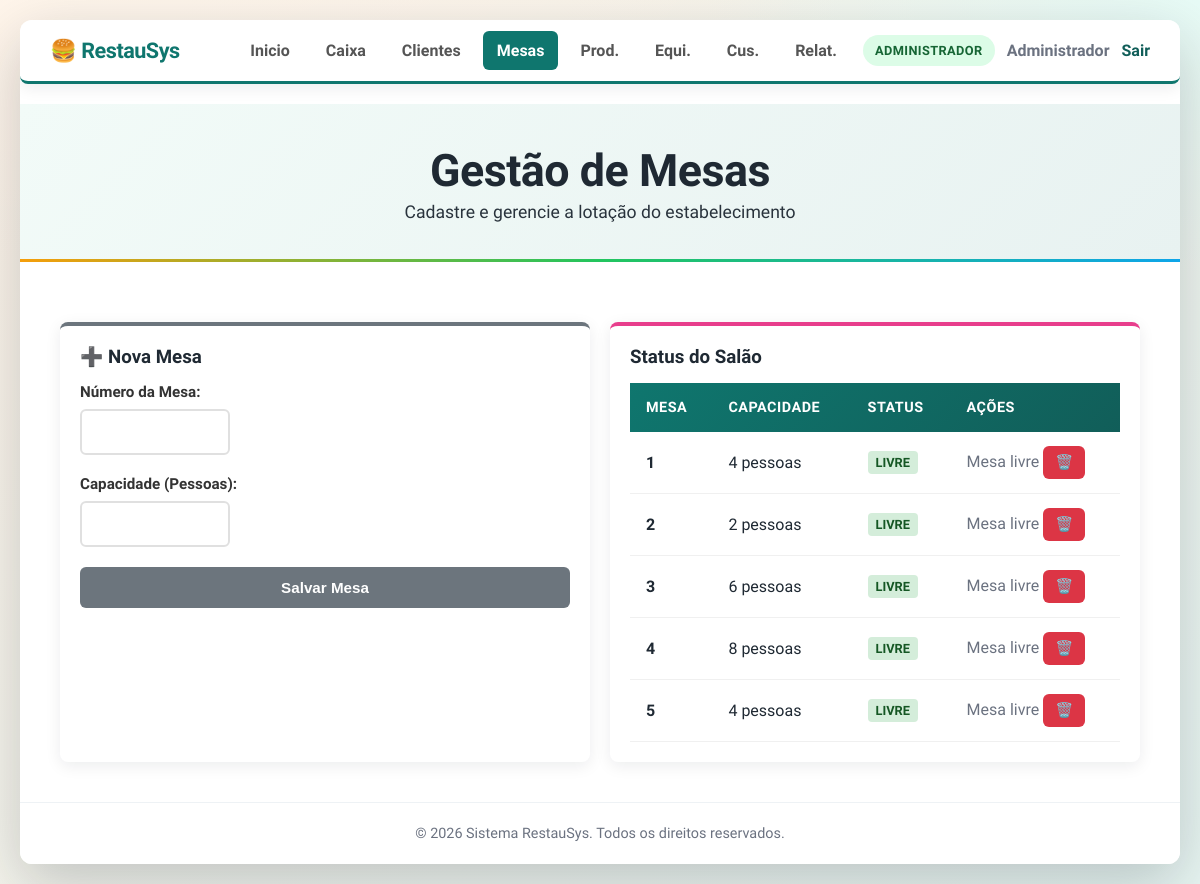
Before: /pages/mesas.php (signed in) with the older database file.
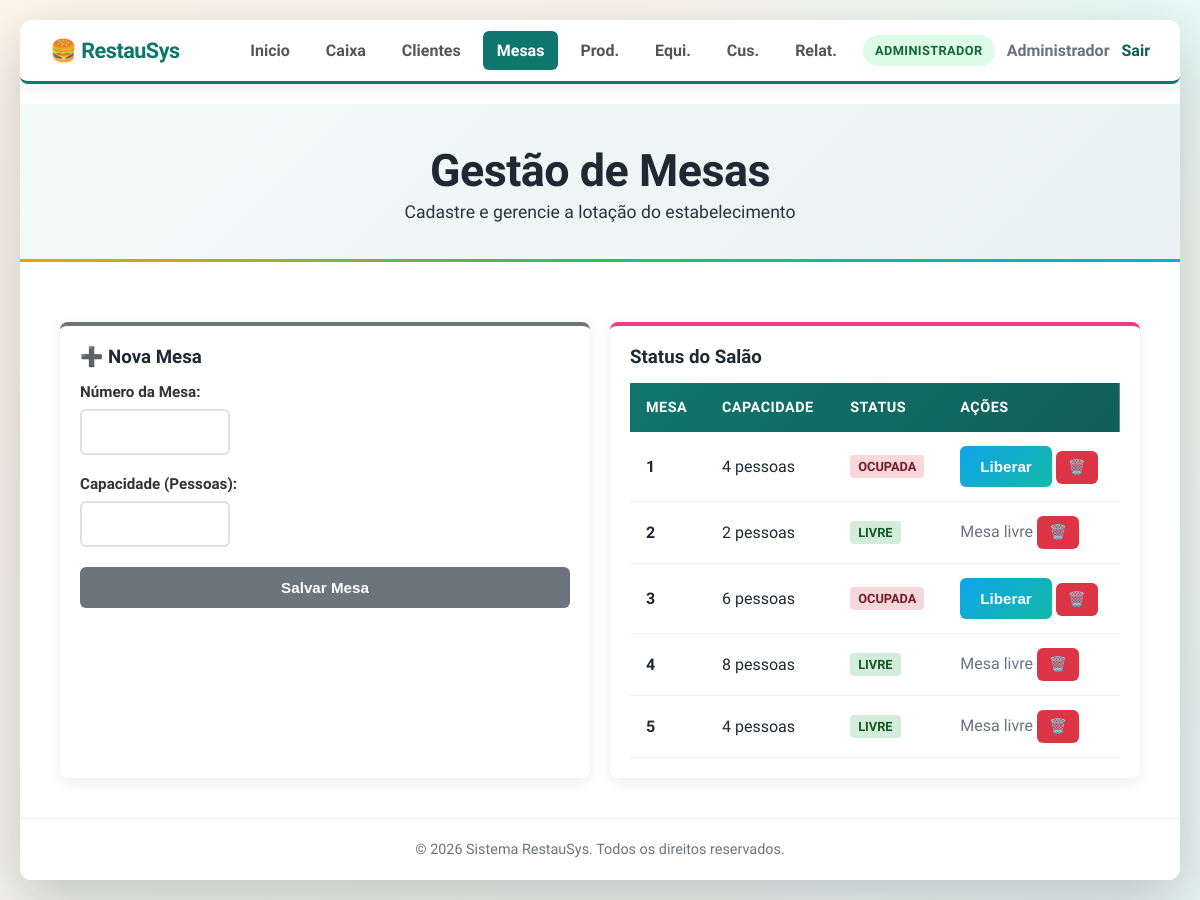
After: the same page with the newer database file.
### tables this page shows
CREATE TABLE mesas (
    id_mesa INTEGER PRIMARY KEY AUTOINCREMENT,
    numero INTEGER NOT NULL UNIQUE,
    capacidade INTEGER NOT NULL,
    status TEXT NOT NULL DEFAULT 'livre' CHECK (status IN ('livre','ocupada','reservada'))
);

### pages/mesas.php (the view, shortened to what this page needs)
<?php
require_once __DIR__ . "/../config/config.php";
$mesas = query_all("SELECT * FROM mesas ORDER BY numero ASC");
?>
<!DOCTYPE html>
<html lang="pt-BR">
<head>
    <link rel="stylesheet" href="../css/style.css">
</head>
<body>
    <div class="container">
        <header>
            <div class="header-content">
                <h1>Gestão de Mesas</h1>
                <p class="header-subtitle">Cadastre e gerencie a lotação do estabelecimento</p>
            </div>
        </header>
        <main>
            <div class="dashboard-grid">
                <?php if (usuario_admin()): ?>
                    <div class="card" style="border-top-color: #6c757d;">
                        <h3>➕ Nova Mesa</h3>
                        <form method="POST" class="formulario">
                            <div class="form-grupo">
                                <label>Número da Mesa:</label>
                                <input type="number" name="numero" required>
                            </div>
                            <div class="form-grupo">
                                <label>Capacidade (Pessoas):</label>
                                <input type="number" name="capacidade" required>
                            </div>
                            <button type="submit" class="btn " style="background: #6c757d; color: white;">Salvar Mesa</button>
                        </form>
                    </div>
                <?php endif; ?>
                <div class="card" style="border-top-color: #e83e8c;">
                    <h3>Status do Salão</h3>
                    <div style="max-height: 400px; overflow-y: auto;">
                        <table class="tabela">
                            <thead>
                                <tr>
                                    <th>Mesa</th>
                                    <th>Capacidade</th>
                                    <th>Status</th>
                                    <?php if (usuario_admin()): ?><th>Ações</th><?php else: ?><th>Operação</th><?php endif; ?>
                                </tr>
                            </thead>
                            <tbody>
                                <?php foreach($mesas as $m): ?>
                                <tr>
                                    <td><strong><?=$m["numero"]?></strong></td>
                                    <td><?=$m["capacidade"]?> pessoas</td>
                                    <td>
                                        <span class="status-badge status-<?=$m["status"]?>"><?=$m["status"]?></span>
                                    </td>
                                    <td>
                                        <?php if ($m["status"] !== "livre"): ?>
                                            <form method="POST" style="display:inline;" onsubmit="return confirm('Deseja liberar esta mesa?');">
                                                <button type="submit" class="btn btn-adicionar" title="Liberar">Liberar</button>
                                            </form>
                                        <?php else: ?>
                                            <span style="color: #6b7280;">Mesa livre</span>
                                        <?php endif; ?>
                                        <?php if (usuario_admin()): ?>
                                            <form method="POST" style="display:inline;" onsubmit="return confirm('Deseja remover esta mesa?');">
                                                <button type="submit" class="btn btn-remover" title="Remover">🗑️</button>
                                            </form>
                                        <?php endif; ?>
                                    </td>
                                </tr>
                                <?php endforeach; ?>
                            </tbody>
                        </table>
                    </div>
                </div>
            </div>
        </main>
        <footer class="app-footer">
            &copy; <?=date("Y")?> Sistema RestauSys. Todos os direitos reservados.
        </footer>
    </div>
</body>
</html>

Changed rows visible on the page:
changed mesas (number 1 of 5 on the later page): status "LIVRE" → "OCUPADA"; status "Mesa livre" → "Liberar"
changed mesas (number 3 of 5 on the later page): status "LIVRE" → "OCUPADA"; status "Mesa livre" → "Liberar"
